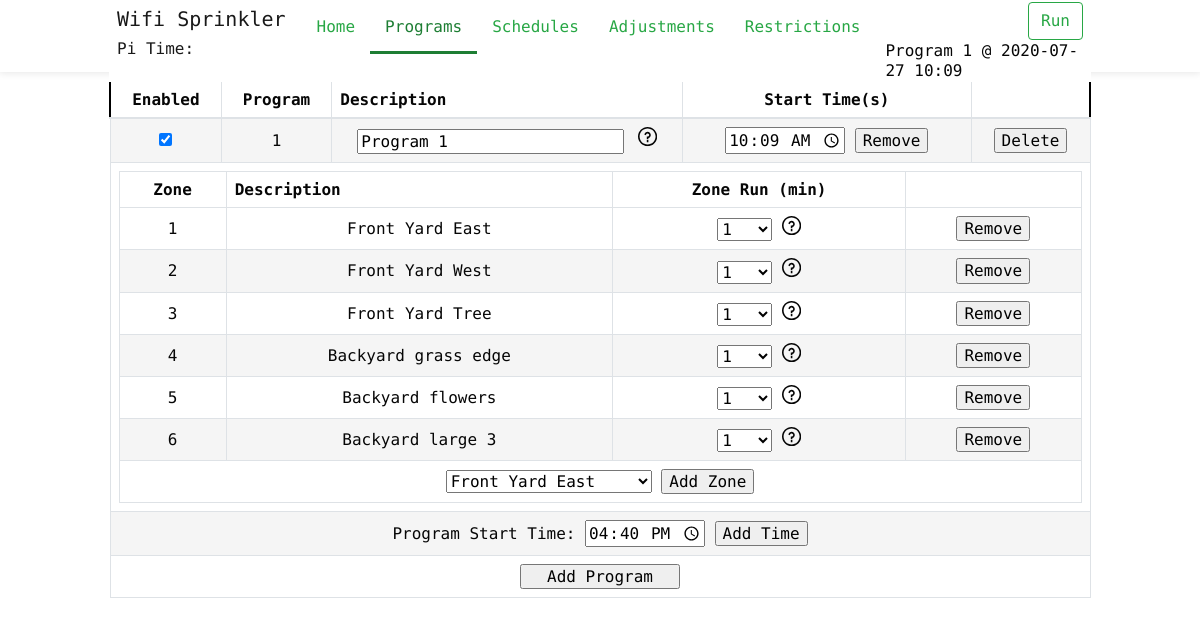
Page /programs on the committed database.
### main.py (models this page shows)
class Program(db.Model):
	__tablename__ = 'Program'
	program_id = db.Column(db.Integer, primary_key=True)
	description = db.Column(db.String(120), unique=False, nullable=True)
	enabled = db.Column(db.Boolean)
	program_zones = db.relationship('Program_Zones', backref='program', cascade="all, delete-orphan")
	program_run = db.relationship('Program_Run', backref='program', cascade="all, delete-orphan")
	program_schedule = db.relationship('Program_Schedule', backref='program', cascade="all, delete-orphan")
	program_adjustment = db.relationship('Program_Adjustment', backref='program', cascade="all, delete-orphan")
	program_restriction = db.relationship('Program_Restriction', backref='program', cascade="all, delete-orphan")

class Program_Zones(db.Model):
	__tablename__ = 'Program_Zones'
	__table_args__ = (
		PrimaryKeyConstraint('zone_id', 'program_id'),
	)
	zone_id = db.Column(db.Integer, db.ForeignKey('Zone.zone_id'), nullable=False)
	program_id = db.Column(db.Integer, db.ForeignKey('Program.program_id'), nullable=False)
	run_time = db.Column(db.Integer, unique=False)

class Zone(db.Model):
	__tablename__ = 'Zone'
	zone_id = db.Column(db.Integer, primary_key=True)
	description = db.Column(db.String(120), unique=False, nullable=True)
	enabled = db.Column(db.Boolean)
	program_zones = db.relationship('Program_Zones', backref='zone')

### main.py (the view)
@app.route("/programs")
def programs():
	programs = Program.query.all()
	zones = Zone.query.all()
	next_progam_run = GetNextProgamRun()
	return render_template('programs.html', programs=programs, zones=zones, next_progam_run=next_progam_run, curent_page='Programs')

### main.py (called while the page is built)
@app.context_processor
def utility_processor():
	return dict(isAllowedTime=isAllowedTime )

@app.template_filter('timeformat')
def timeformat(value, format='%H:%M'):
	return value.strftime(format)

@app.template_filter('datetimeformat')
def datetimeformat(value, format='%Y-%m-%d %H:%M'):
	return value.strftime(format)

### templates/programs.html (shortened to what this page needs)
{% extends 'layout.html' %}
{% from "_macros.html" import duration %}
{% block body %}
		<div class="container" >
			<div class="row">
				<div id="program_div" class="col-lg-12">
					<table class="table table-bordered dataTable" id="dataTable" cellspacing="0" width="100%">
						<thead>
							<tr role="row" style="border: 2px solid #000 !important;">
								<th class="center">Enabled</th>
								<th class="td-select center">Program</th>
								<th>Description</th>
								<th class="center">Start Time(s)</th>
								<th class="center"></th>
							</tr>
						</thead>
						<tfoot>
							<tr>
								<th colspan="7" class="center"><input type="button" id="btn_add_program" value="Add Program" style="min-width: 160px;"/></th>
							</tr>
						</tfoot>
						<tbody>
						  {% for program in programs %}
						    <tr role="row" class="RowEven" style="border-top: 2px solid #000;">
						      <td>
						        {% if program.enabled %}
						          <input type="checkbox" id="chk_{{program.program_id}}" name="chk_{{program.program_id}}" checked>
						        {% else %}
						          <input type="checkbox" id="chk_{{program.program_id}}" name="chk_{{program.program_id}}">
						        {% endif %}
						      </td>
						      <td class="td-select">{{ program.program_id }}</td>
						      {% if program.enabled %}
						      <td class="ProgamDescriptionSpan"><input type="text" id="desc_{{ program.program_id }}" value="{{ program.description }}" style="width:80%;max-width: 100%;">
						      {% else %}
						      <td class="ProgamDescriptionSpan"><input type="text" id="desc_{{ program.program_id }}" value="{{ program.description }}" style="width:80%;max-width: 100%;" disabled>
						      {% endif %}
										<svg class="icon icon-program-question" id="program-history_{{ program.program_id }}">
											<use xlink:href="/static/css/symbol-defs.svg#icon-question"></use>
										</svg>
									</td>
									<td class="ProgamDeleteRunTimeSpan">
										{% for run_time in program.program_run %}
											<div>
												<input type="time" id="input-time_{{program.program_id}}" value="{{ run_time.start_time|timeformat }}" step="300" autocomplete="off" style="max-width: 125px;">
												<input type="button" id="remove_{{ program.program_id }}" value="Remove" style="min-width: 50px;"/>
										{% endfor %}
									</td>
						      <td class="ProgamDeleteSpan"><input type="button" id="delete_{{ program.program_id }}" value="Delete" style="min-width: 50px;"/></td>
					   	</tr>
							<tr>
								<td colspan="5">
									<table class="table table-bordered dataTable" id="table_{{program.program_id}}" cellspacing="0" width="100%" style="margin-bottom: 0px;">
										<tr role="row">
											<th class="center">Zone</th>
											<th>Description</th>
											<th class="center">Zone Run (min)</th>
											<th></th>
										</tr>
										<tfoot>
											<tr>
												<th colspan="4" class="center ZoneAddSpan">
													<select id="select-zone_{{program.program_id}}">
													{% for zone in zones %}
													<option value="{{ zone.zone_id }}" {{'' if zone.enabled else 'disabled'}}>{{ zone.description }}</option>
													{% endfor %}
													</select>
													<input type="button" id="btn-zone-add_{{program.program_id}}" value="Add Zone" style="min-width: 50px;"/>
												</th>
											</tr>
										</tfoot>
										{% for program_zone in program.program_zones %}
											{% if loop.index % 2 == 0 %}
											<tr role="row" class="RowEven">
											{% else %}
											<tr role="row" class="RowOdd">
											{% endif %}
											<td>{{ program_zone.zone_id }}</td>
											<td>{{ program_zone.zone.description }}</td>
											<td class="ZoneRunTimeSpan">
												{{ duration(program_zone.zone_id, program_zone.run_time) }}
												<svg class="icon icon-zone-question" id="zone-history_{{ program_zone.zone_id }}">
													<use xlink:href="/static/css/symbol-defs.svg#icon-question"></use>
												</svg>
											</td>
											<td class="ZoneDeleteSpan">
												<input type="button" id="remove_{{ program_zone.zone_id }}" value="Remove" style="min-width: 50px;"/>
											</td>
										</tr>
										{% endfor %}
									</table>
								</td>
							</tr>
							<tr>
								<td colspan="5" class="ProgamStartTimeSpan center RowEven">
									Program Start Time:
									<input type="time" id="input-time_{{program.program_id}}" step="300" autocomplete="off" style="max-width: 125px;">
									<input type="button" id="btn-add-time_{{program.program_id}}" value="Add Time" style="min-width: 50px;"/>
								</td>
							</tr>
						  {% endfor %}
						</tbody>
					</table>
				</div>
			</div>
		</div>
	</body>
</html>
{% endblock %}

### templates/layout.html (shortened to what this page needs)
<!doctype html>
<html lang="">
	<head>
		<link rel="stylesheet" href="{{ url_for('static', filename='css/bootstrap.min.css') }}">
		<link rel="stylesheet" href="{{ url_for('static', filename='css/wifi-sprinkler.css') }}">
		<link rel="stylesheet" href="//code.jquery.com/ui/1.12.1/themes/base/jquery-ui.css">
	</head>
	<body class="home with-promo">
		<header class="fixed-top">
			<div class="headerLightBox">
				<div class="container" >
					<nav class="navbar navbar-toggleable-md navbar-light">
						<div class="logo">
							<a class="navbar-brand" href="/">
								<h5>Wifi Sprinkler</h6>
								<h6>Pi Time: <Pi Time: <span id='time_value' class="label" ></h6>
							</a>
						</div>
						<div class="navigation">
							<ul class="nav navbar-left">
								<li class="nav-item {{'active' if curent_page=='Home'}} tf-menu">
									<a class="nav-link" href="/">Home</a>
								</li>
								<li class="nav-item {{'active' if curent_page=='Programs'}} tf-menu">
									<a class="nav-link" href="/programs">Programs</a>
								</li>
								<li class="nav-item {{'active' if curent_page=='Schedules'}} tf-menu">
									<a class="nav-link" href="/schedules">Schedules</a>
								</li>
								<li class="nav-item {{'active' if curent_page=='Adjustments'}} tf-menu">
									<a class="nav-link" href="/adjustments">Adjustments</a>
								</li>
								<li class="nav-item {{'active' if curent_page=='Restrictions'}} tf-menu">
									<a class="nav-link" href="/restrictions">Restrictions</a>
								</li>
							</ul>
							<ul class="nav navbar-right justify-content-end">
								<li>
									<button class="btn btn-outline-success my-2 my-sm-0 start_stop_btn" type="button" id="">Run</button>
								</li>
								{% if next_progam_run.program is not none %}
								<li>
									<div style="padding-left: 10px;">
										<span class="middle">
										{{next_progam_run.program}}{{' @ ' + next_progam_run.run_datetime|datetimeformat if next_progam_run.program_id != 0 else ''}}
									</span>
									</div>
								</li>
								{% endif %}
							</ul>
						</div>
					</nav>
				</div>
			</div>
		</header>
		{% block body %}{% endblock %}

### templates/_macros.html (shortened to what this page needs)
{% macro duration(id, value, enabled=True) %}
<select id ="select_{{ id }}" style="width:55px;" {{'' if enabled else 'disabled'}}>
	{% for n in range(1, 61, 1) %}
		<option value='{{n}}' {{'selected' if value==n else ''}}>{{n}}</option>
	{% endfor %}
</select>
{% endmacro %}

### static/css/wifi-sprinkler.css (style rules this page uses)
.container { padding-left: 5px; padding-right: 5px; }
.center { text-align: center; margin: auto; }
.middle { vertical-align: middle;margin: auto; }
.RowOdd { background-color: #FFF; text-align: center; }
.RowEven { background-color: #F5F5F5; text-align: center; }
.table-bordered td, .table-bordered th { vertical-align: middle; }
@media (min-width: 720px) { .td-select { display:table-cell !important; } }
@media (min-width: 720px) { .table-bordered td, .table-bordered th { padding: .50rem; } }
html { font-size: 16px; font-family: "Encode Sans"!important; line-height: 1.15; -ms-text-size-adjust: 100%; -webkit-text-size-adjust: 100%; -webkit-font-smoothing: antialiased; box-sizing: border-box; -ms-overflow-style: scrollbar; }
body { font-family: "Encode Sans"!important; font-size: 1rem; font-weight: 400; line-height: 1.2; text-align: left; background-color: #fff; margin: 0; margin-top: 80px; color: #060606; -webkit-font-smoothing: antialiased; text-rendering: optimizeLegibility; height: auto; }
.fixed-bottom, .fixed-top { position: fixed; right: 0; z-index: 1030; left: 0; }
.container, .container-fluid { position: relative; margin-left: auto; margin-right: auto; height: 100%; }
header { background: #fff; z-index: 1; }
header .headerLightBox { box-shadow: 0 0 8px 1px rgba(0,0,0,.1); z-index: 1; position: relative; height: 72px; }
.navbar { width: 100%; overflow: hidden; background-color: #fff; top: 0; padding: .1rem 0.5rem; }
header .navigation { width: 100%; }
header .navbar .nav>li { float: left; }
header .logo { display: flex; -webkit-box-pack: center; -webkit-justify-content: center; -ms-flex-pack: center; justify-content: center; -webkit-box-align: center; -webkit-align-items: center; -ms-flex-align: center; align-items: center; margin: auto; }
header .navbar .nav.navbar-left>li>a { font-size: 1rem; padding: 15px 15px 15px; }
@media (min-width: 1200px) { header .logo { margin-left: 0px; margin-top: 0px; } }
@media (min-width: 992px) { header .logo { margin-right: 0px; margin-top: 0px; } }
@media (min-width: 576px) { .container { max-width: 540px; } }
@media (min-width: 768px) { .container { max-width: 720px; } }
@media (min-width: 992px) { .container { max-width: 992px; } }
@media (min-width: 992px) { header .navbar .nav.navbar-left { display: block; } }
@media (min-width: 992px) { header .navbar .nav.navbar-right { display: -webkit-box; display: -webkit-flex; display: -ms-flexbox; display: flex; -webkit-box-align: center; -webkit-align-items: center; -ms-flex-align: center; align-items: center; } }
@media (min-width: 992px) { .navbar-toggleable-md, .navbar-toggleable-md .navbar-nav { -webkit-box-orient: horizontal; -webkit-box-direction: normal; } }
@media (min-width: 992px) { .navbar-toggleable-md { -webkit-flex-direction: row; -ms-flex-direction: row; flex-direction: row; -webkit-flex-wrap: nowrap; -ms-flex-wrap: nowrap; flex-wrap: nowrap; -webkit-box-align: center; -webkit-align-items: center; -ms-flex-align: center; align-items: center; } }
@media (min-width: 992px) { a { color: #28a745; } }
@media (min-width: 992px) { li.active > a { color: #1e7e34; } }
@media (min-width: 992px) { li.active { border-bottom: 3px solid #1e7e34; -webkit-transform: scaleX(1); -ms-transform: scaleX(1); transform: scaleX(1); } }
.icon { display: inline-block; width: 1.2em; height: 1.2em; stroke-width: 0; stroke: currentColor; fill: currentColor }
.icon-program-question { margin-left:4px; }

### rows in the picture
Program: program "Program 1", program_id "1", description "Program 1"
Program_Zones: zone_id "1", zone.description "Front Yard East"
Program_Zones: zone_id "2", zone.description "Front Yard West"
Program_Zones: zone_id "3", zone.description "Front Yard Tree"
Program_Zones: zone_id "4", zone.description "Backyard grass edge"
Program_Zones: zone_id "5", zone.description "Backyard flowers"
Program_Zones: zone_id "6", zone.description "Backyard large 3"

### other values in the picture
form field value "Front Yard East"
form field value "1"
